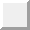
<?xml version="1.0" encoding="UTF-8"?>
<ui version="4.0">
 <class>MineFrame</class>
 <widget class="QFrame" name="MineFrame">
  <property name="geometry">
   <rect>
    <x>0</x>
    <y>0</y>
    <width>30</width>
    <height>30</height>
   </rect>
  </property>
  <property name="windowTitle">
   <string>Frame</string>
  </property>
  <property name="frameShape">
   <enum>QFrame::Panel</enum>
  </property>
  <property name="frameShadow">
   <enum>QFrame::Raised</enum>
  </property>
  <property name="lineWidth">
   <number>3</number>
  </property>
  <widget class="QLabel" name="label">
   <property name="geometry">
    <rect>
     <x>0</x>
     <y>0</y>
     <width>30</width>
     <height>30</height>
    </rect>
   </property>
   <property name="sizePolicy">
    <sizepolicy hsizetype="Preferred" vsizetype="Preferred">
     <horstretch>0</horstretch>
     <verstretch>0</verstretch>
    </sizepolicy>
   </property>
   <property name="minimumSize">
    <size>
     <width>30</width>
     <height>30</height>
    </size>
   </property>
   <property name="font">
    <font>
     <family>等线</family>
     <pointsize>18</pointsize>
    </font>
   </property>
   <property name="toolTip">
    <string/>
   </property>
   <property name="frameShadow">
    <enum>QFrame::Plain</enum>
   </property>
   <property name="lineWidth">
    <number>1</number>
   </property>
   <property name="text">
    <string/>
   </property>
   <property name="scaledContents">
    <bool>true</bool>
   </property>
   <property name="alignment">
    <set>Qt::AlignCenter</set>
   </property>
   <property name="wordWrap">
    <bool>false</bool>
   </property>
   <property name="indent">
    <number>-1</number>
   </property>
  </widget>
 </widget>
 <resources/>
 <connections/>
</ui>
